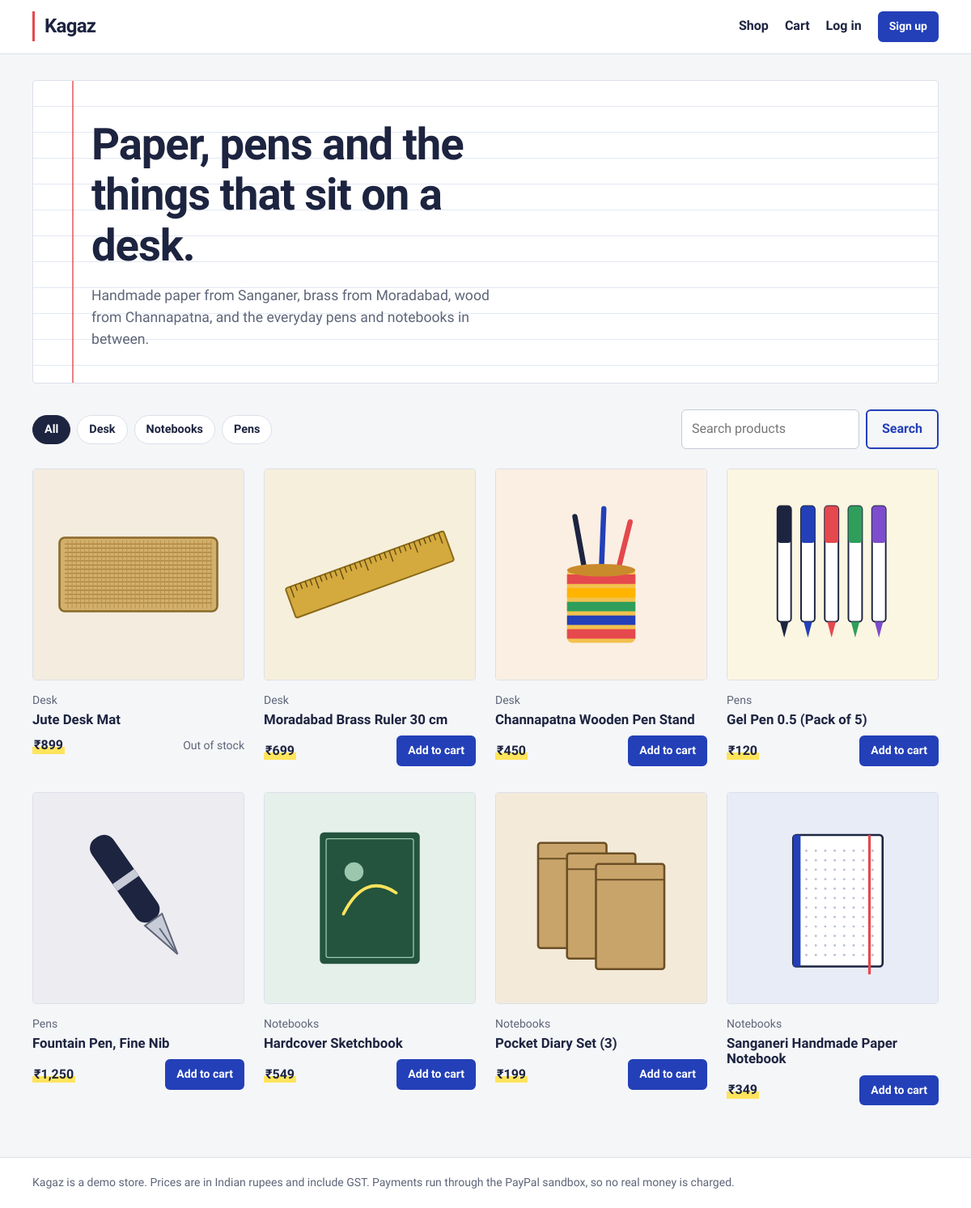
The page / on the database its author committed.
### tables this page shows
CREATE TABLE categories (
    id    INT AUTO_INCREMENT PRIMARY KEY,
    name  VARCHAR(100) NOT NULL UNIQUE
);

CREATE TABLE products (
    id           INT AUTO_INCREMENT PRIMARY KEY,
    category_id  INT NULL,
    name         VARCHAR(150) NOT NULL,
    description  TEXT,
    price        DECIMAL(10,2) NOT NULL,   
    stock        INT NOT NULL DEFAULT 0,
    image        VARCHAR(255) NULL,        
    created_at   TIMESTAMP DEFAULT CURRENT_TIMESTAMP,
    FOREIGN KEY (category_id) REFERENCES categories(id) ON DELETE SET NULL
);

### includes/functions.php (called while the page is built, shortened)
<?php
function e($value): string
{
    return htmlspecialchars((string)$value, ENT_QUOTES, 'UTF-8');
}
function url(string $path = ''): string
{
    return BASE_URL . '/' . ltrim($path, '/');
}
function money($amount): string
{
    $amount = round((float)$amount, 2);
    [$rupees, $paise] = explode('.', number_format(abs($amount), 2, '.', ''));
    if (strlen($rupees) > 3) {
        $lastThree = substr($rupees, -3);
        $rest      = substr($rupees, 0, -3);
        $rupees    = preg_replace('/\B(?=(\d{2})+(?!\d))/', ',', $rest) . ',' . $lastThree;
    }
    return ($amount < 0 ? '-' : '') . CURRENCY_SIGN . $rupees . ($paise !== '00' ? '.' . $paise : '');
}
function product_image(?string $image): string
{
    return url('assets/products/' . $image);
}
function is_logged_in(): bool
{
    return isset($_SESSION['user']);
}

### index.php (the view, shortened to what this page needs)
<?php
require __DIR__ . '/includes/init.php';
$search     = trim($_GET['q'] ?? '');
$categoryId = (int)($_GET['category'] ?? 0);
$sql = 'SELECT p.*, c.name AS category_name
        FROM products p
        LEFT JOIN categories c ON c.id = p.category_id
        WHERE 1';
$params = [];
$sql .= ' ORDER BY p.created_at DESC, p.id DESC';
$stmt = $pdo->prepare($sql);
$stmt->execute($params);
$products = $stmt->fetchAll();
$categories = $pdo->query('SELECT * FROM categories ORDER BY name')->fetchAll();
require __DIR__ . '/includes/header.php';
?>
<section class="hero">
    <h1>Paper, pens and the things that sit on a desk.</h1>
    <p>Handmade paper from Sanganer, brass from Moradabad, wood from Channapatna, and the everyday pens and notebooks in between.</p>
</section>
<form class="filters" method="get" action="<?= url('index.php') ?>">
    <div class="chips">
        <a href="<?= url('index.php' . ($search !== '' ? '?q=' . urlencode($search) : '')) ?>"
           class="chip <?= !$categoryId ? 'active' : '' ?>">All</a>
        <?php foreach ($categories as $c): ?>
            <a href="<?= url('index.php?category=' . $c['id'] . ($search !== '' ? '&q=' . urlencode($search) : '')) ?>"
               class="chip <?= $categoryId === (int)$c['id'] ? 'active' : '' ?>"><?= e($c['name']) ?></a>
        <?php endforeach; ?>
    </div>
    <div class="search">
        <input type="search" name="q" value="<?= e($search) ?>" placeholder="Search products" aria-label="Search products">
        <button class="btn btn-outline" type="submit">Search</button>
    </div>
</form>
<?php if (!$products): ?>
    <div class="empty">
        <p>No products match that search.</p>
        <a class="btn" href="<?= url('index.php') ?>">See all products</a>
    </div>
<?php else: ?>
    <div class="grid">
        <?php foreach ($products as $p): ?>
            <article class="product">
                <a href="<?= url('product.php?id=' . $p['id']) ?>" class="product-img">
                    <img src="<?= e(product_image($p['image'])) ?>" alt="<?= e($p['name']) ?>" loading="lazy">
                </a>
                <div class="product-body">
                    <?php if ($p['category_name']): ?><span class="muted small"><?= e($p['category_name']) ?></span><?php endif; ?>
                    <h2><a href="<?= url('product.php?id=' . $p['id']) ?>"><?= e($p['name']) ?></a></h2>
                    <div class="product-foot">
                        <span class="price"><?= money($p['price']) ?></span>
                        <?php if ($p['stock'] > 0): ?>
                            <form method="post" action="<?= url('cart.php') ?>">
                                <button class="btn btn-small" type="submit">Add to cart</button>
                            </form>
                        <?php else: ?>
                            <span class="muted small">Out of stock</span>
                        <?php endif; ?>
                    </div>
                </div>
            </article>
        <?php endforeach; ?>
    </div>
<?php endif; ?>
<?php require __DIR__ . '/includes/footer.php'; ?>

### includes/header.php (shortened to what this page needs)
<!DOCTYPE html>
<html lang="en">
<head>
    <link rel="stylesheet" href="<?= url('assets/css/style.css') ?>">
</head>
<body>
<header class="site-header">
    <div class="wrap nav">
        <a class="logo" href="<?= url('index.php') ?>"><?= e(SITE_NAME) ?></a>
        <nav>
            <a href="<?= url('index.php') ?>">Shop</a>
            <a href="<?= url('cart.php') ?>">Cart<?php if (cart_count()): ?> <span class="count"><?= cart_count() ?></span><?php endif; ?></a>
            <?php if (is_logged_in()): ?>
                <a href="<?= url('orders.php') ?>">My orders</a>
                <?php if (is_admin()): ?><a href="<?= url('admin/index.php') ?>">Admin</a><?php endif; ?>
                <a href="<?= url('logout.php') ?>">Log out</a>
            <?php else: ?>
                <a href="<?= url('login.php') ?>">Log in</a>
                <a class="btn btn-small" href="<?= url('register.php') ?>">Sign up</a>
            <?php endif; ?>
        </nav>
    </div>
</header>
<main class="wrap">

### includes/footer.php
</main>
<footer class="site-footer">
    <div class="wrap">
        <p><?= e(SITE_NAME) ?> is a demo store. Prices are in Indian rupees and include GST. Payments run through the PayPal sandbox, so no real money is charged.</p>
    </div>
</footer>
</body>
</html>

### assets/css/style.css (style rules this page uses)
:root { --paper: #f5f6f8; --surface: #ffffff; --ink: #1d2440; --muted: #5e6578; --rule: #dce0e8; --blue: #2340b8; --blue-dark: #182d86; --highlight: #ffe45c; --margin-red: #e5484d; --font: "Bricolage Grotesque", system-ui, -apple-system, "Segoe UI", Roboto, sans-serif; }
*, *::before, *::after { box-sizing: border-box; }
body { margin: 0; font-family: var(--font); font-size: 16px; line-height: 1.55; color: var(--ink); background: var(--paper); display: flex; flex-direction: column; min-height: 100vh; }
a { color: var(--blue); text-decoration-thickness: 1px; text-underline-offset: 3px; }
img { max-width: 100%; display: block; }
h1, h2, h3 { line-height: 1.15; margin: 0 0 .6em; }
h1 { font-size: clamp(1.8rem, 3vw, 2.4rem); font-weight: 800; letter-spacing: -0.02em; }
h2 { font-size: 1.25rem; font-weight: 600; }
.wrap { width: min(1120px, 100% - 40px); margin-inline: auto; }
main.wrap { flex: 1; padding-block: 32px 64px; }
.muted { color: var(--muted); }
.small { font-size: .875rem; }
.site-header { background: var(--surface); border-bottom: 1px solid var(--rule); }
.nav { display: flex; align-items: center; justify-content: space-between; gap: 16px; padding-block: 14px; flex-wrap: wrap; }
.logo { font-weight: 800; font-size: 1.5rem; letter-spacing: -0.03em; color: var(--ink); text-decoration: none; padding-left: 12px; border-left: 3px solid var(--margin-red); }
.nav nav { display: flex; align-items: center; gap: 20px; flex-wrap: wrap; }
.nav nav a { color: var(--ink); text-decoration: none; font-weight: 600; }
.nav nav a.btn { color: #fff; }
.site-footer { border-top: 1px solid var(--rule); background: var(--surface); }
.site-footer p { margin: 0; padding-block: 20px; color: var(--muted); font-size: .875rem; }
.btn { display: inline-block; padding: 10px 18px; border: 2px solid var(--blue); border-radius: 6px; background: var(--blue); color: #fff; font: inherit; font-weight: 600; text-decoration: none; cursor: pointer; }
.btn-outline { background: transparent; color: var(--blue); }
.btn-small { padding: 6px 12px; font-size: .875rem; }
.hero { position: relative; padding: 48px 32px 40px 72px; margin-bottom: 32px; background-color: var(--surface); background-image: repeating-linear-gradient(to bottom, transparent 0 31px, #e3e8f3 31px 32px); border: 1px solid var(--rule); border-radius: 4px; }
.hero::before { content: ""; position: absolute; top: 0; bottom: 0; left: 48px; border-left: 2px solid var(--margin-red); opacity: .7; }
.hero h1 { font-size: clamp(2rem, 5vw, 3.4rem); max-width: 16ch; margin-bottom: .3em; }
.hero p { margin: 0; color: var(--muted); font-size: 1.1rem; max-width: 50ch; }
.filters { display: flex; justify-content: space-between; align-items: center; gap: 16px; flex-wrap: wrap; margin-bottom: 24px; }
.chips { display: flex; gap: 8px; flex-wrap: wrap; margin-bottom: 16px; }
.filters .chips { margin-bottom: 0; }
.chip { padding: 6px 14px; border: 1px solid var(--rule); border-radius: 999px; background: var(--surface); color: var(--ink); text-decoration: none; font-weight: 600; font-size: .9rem; }
.chip.active { background: var(--ink); border-color: var(--ink); color: #fff; }
.search { display: flex; gap: 8px; }
.search input { width: 220px; }
.grid { display: grid; grid-template-columns: repeat(auto-fill, minmax(230px, 1fr)); gap: 32px 24px; }
.product-img { display: block; aspect-ratio: 1; background: var(--surface); border: 1px solid var(--rule); border-radius: 4px; overflow: hidden; }
.product-img img { width: 100%; height: 100%; object-fit: cover; }
.product-body { padding-top: 12px; }
.product h2 { font-size: 1.05rem; margin: 2px 0 10px; }
.product h2 a { color: var(--ink); text-decoration: none; }
.product-foot { display: flex; justify-content: space-between; align-items: center; gap: 8px; }
.price { font-weight: 800; background: linear-gradient(transparent 58%, var(--highlight) 58%, var(--highlight) 92%, transparent 92%); padding: 0 2px; }
input, select, textarea { font: inherit; color: var(--ink); padding: 9px 12px; border: 1px solid #c4cad6; border-radius: 6px; background: var(--surface); }

### rows shown on the page
categories: name "Desk"
categories: name "Notebooks"
categories: name "Pens"
products: image (picture), category.name "Desk", name "Jute Desk Mat", price "₹899", stock "Out of stock"
products: image (picture), category.name "Desk", name "Moradabad Brass Ruler 30 cm", price "₹699"
products: image (picture), category.name "Desk", name "Channapatna Wooden Pen Stand", price "₹450"
products: image (picture), category.name "Pens", name "Gel Pen 0.5 (Pack of 5)", price "₹120"
products: image (picture), category.name "Pens", name "Fountain Pen, Fine Nib", price "₹1,250"
products: image (picture), category.name "Notebooks", name "Hardcover Sketchbook", price "₹549"
products: image (picture), category.name "Notebooks", name "Pocket Diary Set (3)", price "₹199"
products: image (picture), category.name "Notebooks", name "Sanganeri Handmade Paper Notebook", price "₹349"

### other values the page prints
SITE_NAME "Kagaz"
